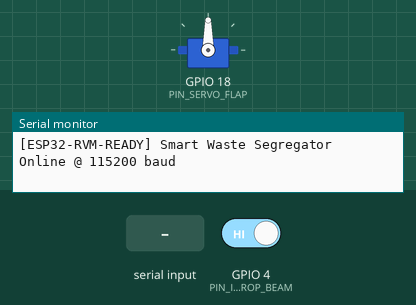
Simulated run of this sketch. Board: ESP32. Shown: servo, the last lines printed to the serial monitor. The inputs (shaded band) are chosen by the test bench; at power-on: GPIO 4 (PIN_IR_DROP_BEAM) HIGH.

Above: at 1.2 s.
1.3 s: "BIODEGRADABLE\n" received over Serial
At 2.6 s:
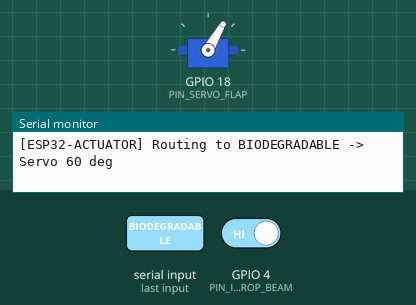
4.3 s: "RECYCLABLE\n" received over Serial
At 5.0 s:
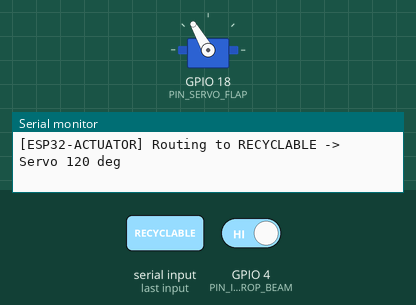
7.3 s: "NON_RECYCLABLE\n" received over Serial
At 8.5 s:
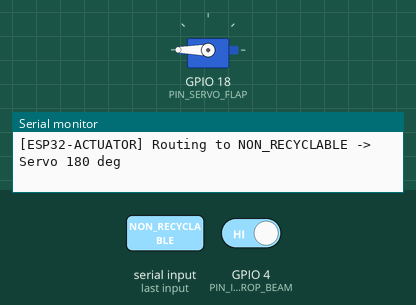
Timing chart, 0 to 10.5 s (numbered marks = the images above; inputs shaded):
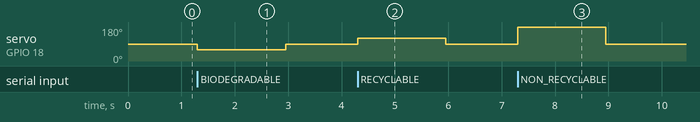

The sketch:

esp32_rvm_controller.ino
```cpp
/**
 * EcoVend AI — Smart Canteen Waste RVM Microcontroller Firmware (ESP32 / Arduino)
 * ================================================================================
 * Hardware Flow:
 *   1. Vibratory Feeder + NEMA-17 Conveyor singulates waste into optical chamber
 *   2. HX711 Load Cell + VL53L0X ToF verify 3D object & weight plausibility
 *   3. AI Host (ResNet50 / YOLOv8) sends category over Serial UART (115200 baud):
 *      - "BIODEGRADABLE"   -> Servo rotates to 60°  (Green Bin)
 *      - "RECYCLABLE"      -> Servo rotates to 120° (Blue Bin)
 *      - "NON_RECYCLABLE"  -> Servo rotates to 180° (Black Bin)
 *      - "E_WASTE"         -> Servo rotates to 240° (Red Hazardous Bin)
 *   4. IR Break-Beam sensor confirms physical drop into bin before resetting flap to 90°
 */

#include <Arduino.h>
#include <ESP32Servo.h>

// Pin Definitions (ESP32-WROOM-32D)
static const int PIN_SERVO_FLAP    = 18; // PWM Servo Sorting Diverter (270° DS3225 / MG996R)
static const int PIN_STEP_DIR      = 25; // A4988 Stepper Direction (Conveyor Belt)
static const int PIN_STEP_PULSE    = 26; // A4988 Stepper Step Pulse
static const int PIN_IR_DROP_BEAM  = 4;  // IR Break-Beam Drop Confirmation Sensor
static const int PIN_HX711_DOUT    = 32; // Load Cell Data
static const int PIN_HX711_SCK     = 33; // Load Cell Clock
static const int PIN_TRIG_BIO      = 12; // Ultrasonic Bin Level Trigger
static const int PIN_ECHO_BIO      = 14; // Ultrasonic Bin Level Echo

// Servo Angles per Waste Category
static const int ANGLE_NEUTRAL        = 90;
static const int ANGLE_BIODEGRADABLE  = 60;
static const int ANGLE_RECYCLABLE     = 120;
static const int ANGLE_NON_RECYCLABLE = 180;
static const int ANGLE_E_WASTE        = 240;

Servo sortingServo;

// Telemetry Counters (Part 4)
unsigned long totalProcessed   = 0;
unsigned long countBiodeg      = 0;
unsigned long countRecyclable  = 0;
unsigned long countNonRec      = 0;
unsigned long countEWaste      = 0;

void advanceConveyorSteps(int steps) {
  digitalWrite(PIN_STEP_DIR, HIGH);
  for (int i = 0; i < steps; i++) {
    digitalWrite(PIN_STEP_PULSE, HIGH);
    delayMicroseconds(800);
    digitalWrite(PIN_STEP_PULSE, LOW);
    delayMicroseconds(800);
  }
}

void actuateSortingFlap(int targetAngle, const char* categoryLabel) {
  Serial.printf("[ESP32-ACTUATOR] Routing to %s -> Servo %d deg\n", categoryLabel, targetAngle);
  sortingServo.write(targetAngle);

  // Wait for item to drop past IR break-beam sensor (timeout 1200ms)
  unsigned long tStart = millis();
  bool dropConfirmed = false;
  while (millis() - tStart < 1200) {
    if (digitalRead(PIN_IR_DROP_BEAM) == LOW) {
      dropConfirmed = true;
      break;
    }
    delay(20);
  }

  delay(450); // Ensure clean clearance from flap
  sortingServo.write(ANGLE_NEUTRAL);

  totalProcessed++;
  Serial.printf(
    "ACK_SORTED|cat=%s|angle=%d|drop=%d|total=%lu|bio=%lu|rec=%lu|non=%lu|ew=%lu\n",
    categoryLabel, targetAngle, dropConfirmed ? 1 : 0,
    totalProcessed, countBiodeg, countRecyclable, countNonRec, countEWaste
  );
}

void setup() {
  Serial.begin(115200);
  pinMode(PIN_STEP_DIR, OUTPUT);
  pinMode(PIN_STEP_PULSE, OUTPUT);
  pinMode(PIN_IR_DROP_BEAM, INPUT_PULLUP);

  // Attach 270-degree high-torque digital servo (500us - 2500us pulse width)
  sortingServo.setPeriodHertz(50);
  sortingServo.attach(PIN_SERVO_FLAP, 500, 2500);
  sortingServo.write(ANGLE_NEUTRAL);

  Serial.println("[ESP32-RVM-READY] Smart Waste Segregator Online @ 115200 baud");
}

void loop() {
  if (Serial.available() > 0) {
    String incoming = Serial.readStringUntil('\n');
    incoming.trim();
    incoming.toUpperCase();

    if (incoming.startsWith("BIODEGRADABLE")) {
      countBiodeg++;
      actuateSortingFlap(ANGLE_BIODEGRADABLE, "BIODEGRADABLE");
    } else if (incoming.startsWith("RECYCLABLE")) {
      countRecyclable++;
      actuateSortingFlap(ANGLE_RECYCLABLE, "RECYCLABLE");
    } else if (incoming.startsWith("NON_RECYCLABLE")) {
      countNonRec++;
      actuateSortingFlap(ANGLE_NON_RECYCLABLE, "NON_RECYCLABLE");
    } else if (incoming.startsWith("E_WASTE")) {
      countEWaste++;
      actuateSortingFlap(ANGLE_E_WASTE, "E_WASTE");
    } else if (incoming.startsWith("FEED_NEXT")) {
      advanceConveyorSteps(400);
      Serial.println("ACK_CONVEYOR_INDEXED");
    }
  }
}
```

Measured:
- after the input at 1.3 s, servo on GPIO 18 (PIN_SERVO_FLAP): 90° → 60° at once, → 90° 1.7 s later
- after the input at 4.3 s, servo on GPIO 18 (PIN_SERVO_FLAP): 90° → 120° at once, → 90° 1.7 s later
- after the input at 7.3 s, servo on GPIO 18 (PIN_SERVO_FLAP): 90° → 180° at once, → 90° 1.7 s later
